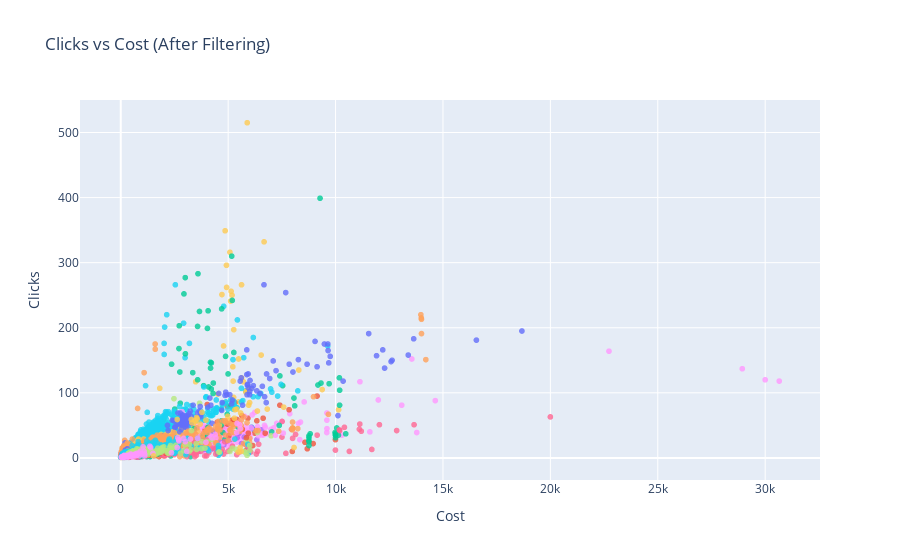
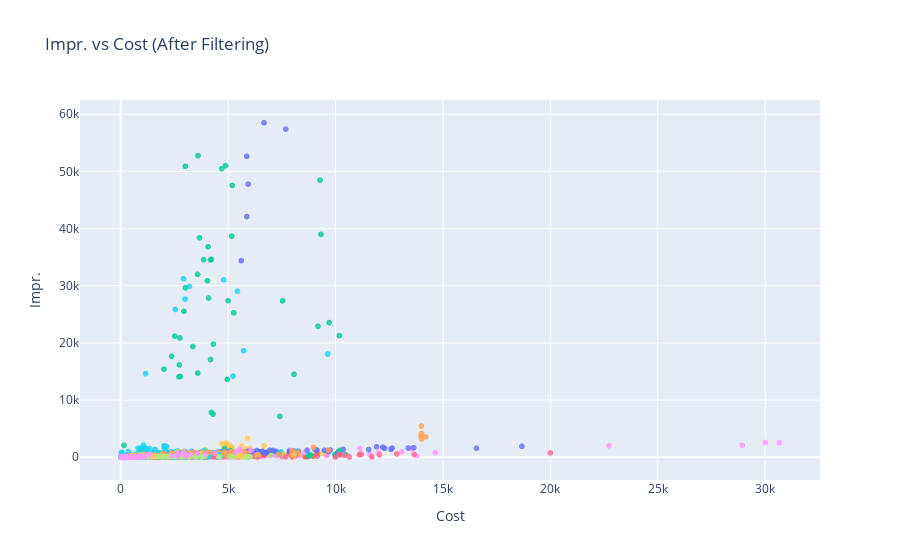
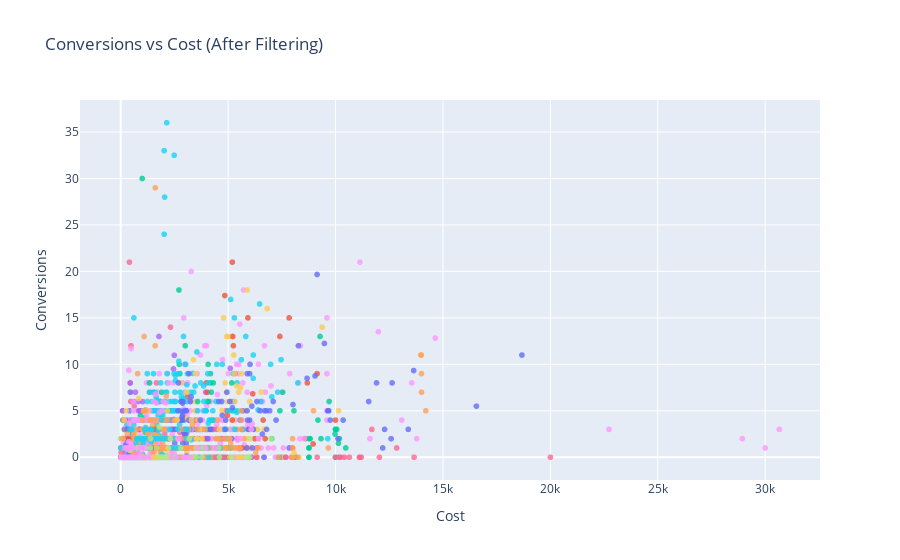
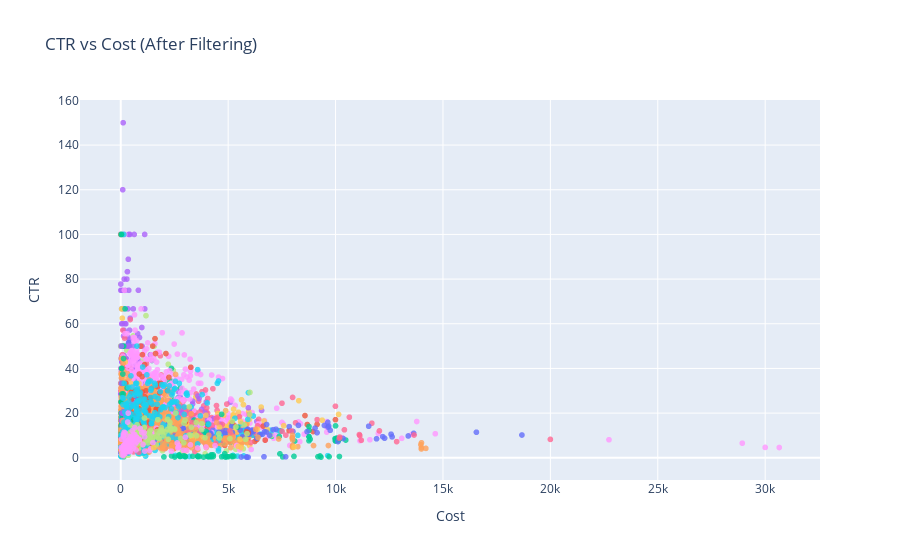

The cell these charts' notebook holds for them, in order:
### Markdown cell above
### Cell 6 — Plot scatter charts (After Filtering)
Plots the same metrics as before but using the filtered data.

Purpose:
To compare before/after cleaning and see how much noise is removed.

### Code cell
print("📊 Scatter Plots AFTER Filter")

for metric in metrics_to_plot:
    if metric in df.columns:
        fig = px.scatter(
            df,
            x="Cost",
            y=metric,
            color="Campaign",
            title=f"{metric} vs Cost (After Filtering)",
            opacity=0.8
        )
        fig.update_layout(showlegend=False)
        fig.show()
